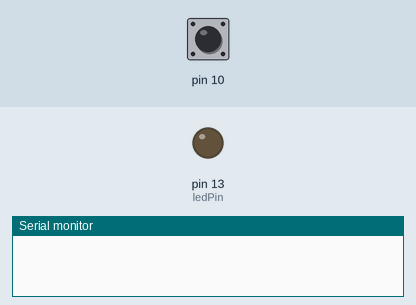
This sketch was run on a simulated Arduino Uno, built with avr-gcc and run on an emulated ATmega328P. Parts: output pins drawn as LEDs (lit = HIGH), the last lines printed to the serial monitor. The inputs (shaded band) are chosen by the test bench; at power-on: pin 10 HIGH.

Above: at 1.2 s.
1.3 s: pin 10 pulled LOW for 0.15 s
At 1.38 s:
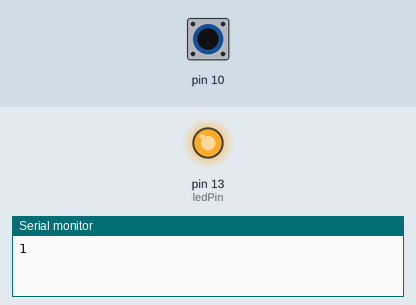
2.9 s: pin 10 pulled LOW for 3.2 s
At 7.2 s:
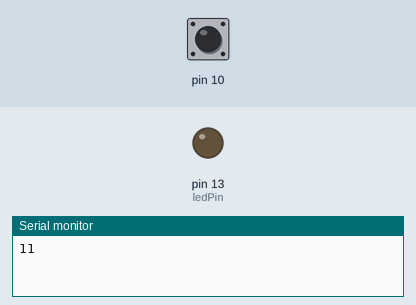
Timing chart, 0 to 8.7 s (numbered marks = the images above; inputs shaded):
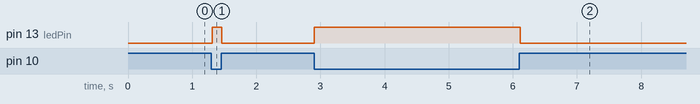

The sketch:

AutomaticScreenCaptureButton.ino
```cpp
#include <CapSense.h>

/*
 AUTOMATIC SCREEN-CAPTURE BUTTON
 Jeff Thompson

 Simple touch sensor for capturing screenshots in VLC - uses the CapSense
 library (www.arduino.cc/playground/Main/CapSense).

 Created for a project commissioned by Rhizome.org (thanks!)

 SCHEMATIC:
 |----------------------------------------------------
 D10  --- 1k ----|---
 |      both ends attached under/soldered to a piece of copper tape
 D11  --- 10M ---|---
 |----------------------------------------------------

 For further details, see the build-log.

 www.jeffreythompson.org
 */

int threshold = 300;             // value at which the button is considered pressed/on
int interval = 200;              // number of reading the CapSense averages
int wait = 1000;                 // ms to wait after a hit to look again (prevents retriggering)

CapSense cs = CapSense(11,10);   // 1k protection resistor on pin 11, 10M sensing resistor on pin 10
int ledPin = 13;                 // led connected from pin 13 to ground (or internal led)

boolean capturing = false;       // are we currently capturing in the Processing app?
boolean buttonState = false;     // on/off button state
boolean prevState = false;       // previous (for sensing edge)


void setup() {
  pinMode(ledPin, OUTPUT);       // set led pin to output
  Serial.begin(9600);            // start serial communication
}

void loop() {

  if (Serial.available() > 0) {
    int b = Serial.read();
    if (b == '1') {
      capturing = true;
    }
    else if (b == '0') {
      capturing = false;
    }
  }

  // read sensor only if we're not capturing in the Processing app
  if (!capturing) {
    long val =  cs.capSense(interval);    // read touch sensor

    // if above the threshold, set as on; if not, set as off
    if (val >= threshold) {
      buttonState = true;
    }
    else {
      buttonState = false;
    }

    // set led high or low if the state of the button has changed
    // we don't just do this every time, as it would cause flickering
    if (buttonState != prevState) {        // if different....
      if (buttonState == true) {           // and true...
        digitalWrite(ledPin, HIGH);        // set high/on
        Serial.print(1);                   // and send a 1 over USB
      }
      else {                               // ditto low
        digitalWrite(ledPin, LOW);
      }
      prevState = buttonState;
    }

    // a short delay to prevent overload (especially for
    // sending data via serial connection)
    delay(10);
  }
}
```

Measured:
- after the input at 1.3 s, pin 13 (ledPin): LOW → HIGH at once, → LOW 0.15 s later
- after the input at 2.9 s, pin 13 (ledPin): LOW → HIGH at once, → LOW 3.2 s later
